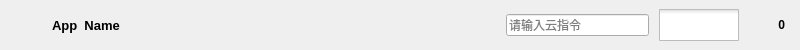
<?xml version="1.0" encoding="UTF-8"?>
<ui version="4.0">
 <class>FrameAppTemplate</class>
 <widget class="QFrame" name="FrameAppTemplate">
  <property name="geometry">
   <rect>
    <x>0</x>
    <y>0</y>
    <width>800</width>
    <height>50</height>
   </rect>
  </property>
  <property name="minimumSize">
   <size>
    <width>0</width>
    <height>50</height>
   </size>
  </property>
  <property name="maximumSize">
   <size>
    <width>16777215</width>
    <height>50</height>
   </size>
  </property>
  <property name="windowTitle">
   <string notr="true">Frame</string>
  </property>
  <layout class="QHBoxLayout" name="horizontalLayout">
   <property name="spacing">
    <number>10</number>
   </property>
   <property name="leftMargin">
    <number>10</number>
   </property>
   <property name="topMargin">
    <number>5</number>
   </property>
   <property name="rightMargin">
    <number>15</number>
   </property>
   <property name="bottomMargin">
    <number>5</number>
   </property>
   <item>
    <widget class="QLabel" name="labelIcon">
     <property name="minimumSize">
      <size>
       <width>32</width>
       <height>32</height>
      </size>
     </property>
     <property name="maximumSize">
      <size>
       <width>32</width>
       <height>32</height>
      </size>
     </property>
     <property name="text">
      <string/>
     </property>
     <property name="pixmap">
      <pixmap resource="res.qrc">:/images/douyin.png</pixmap>
     </property>
     <property name="scaledContents">
      <bool>true</bool>
     </property>
    </widget>
   </item>
   <item>
    <widget class="QLabel" name="labelName">
     <property name="minimumSize">
      <size>
       <width>300</width>
       <height>0</height>
      </size>
     </property>
     <property name="font">
      <font>
       <pointsize>10</pointsize>
       <bold>true</bold>
      </font>
     </property>
     <property name="text">
      <string notr="true">App  Name</string>
     </property>
    </widget>
   </item>
   <item>
    <spacer name="horizontalSpacer">
     <property name="orientation">
      <enum>Qt::Orientation::Horizontal</enum>
     </property>
     <property name="sizeHint" stdset="0">
      <size>
       <width>40</width>
       <height>20</height>
      </size>
     </property>
    </spacer>
   </item>
   <item>
    <widget class="QLineEdit" name="lineEditCmd">
     <property name="placeholderText">
      <string>请输入云指令</string>
     </property>
    </widget>
   </item>
   <item>
    <widget class="QCheckBox" name="checkBox">
     <property name="cursor">
      <cursorShape>PointingHandCursor</cursorShape>
     </property>
     <property name="styleSheet">
      <string notr="true">QCheckBox::indicator {
          width: 80px;
            height: 32px;
        }

        QCheckBox::indicator:unchecked {
            image: url(:/images/close.png);
        }
        QCheckBox::indicator:checked {
            image: url(:/images/open.png);
        }</string>
     </property>
     <property name="text">
      <string/>
     </property>
    </widget>
   </item>
   <item>
    <widget class="QLabel" name="labelIndex">
     <property name="minimumSize">
      <size>
       <width>30</width>
       <height>0</height>
      </size>
     </property>
     <property name="maximumSize">
      <size>
       <width>30</width>
       <height>16777215</height>
      </size>
     </property>
     <property name="font">
      <font>
       <bold>true</bold>
      </font>
     </property>
     <property name="text">
      <string notr="true">0</string>
     </property>
     <property name="alignment">
      <set>Qt::AlignmentFlag::AlignRight|Qt::AlignmentFlag::AlignTrailing|Qt::AlignmentFlag::AlignVCenter</set>
     </property>
    </widget>
   </item>
  </layout>
 </widget>
 <resources>
  <include location="res.qrc"/>
 </resources>
 <connections/>
</ui>
